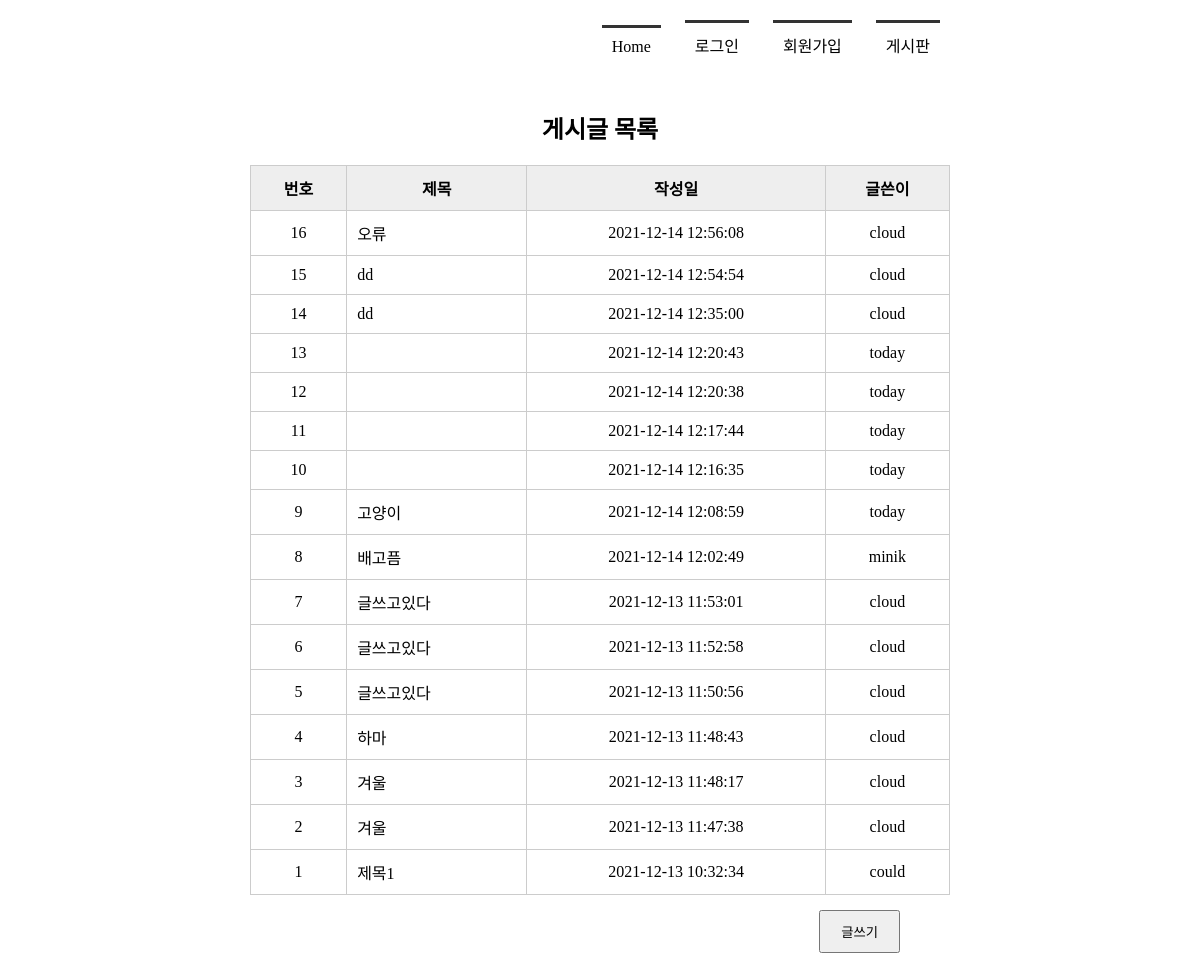
Page /boardlist/ on the committed database.
### tables this page shows
CREATE TABLE board(
    bno INTEGER PRIMARY KEY AUTOINCREMENT,
    title TEXT NOT NULL,
    content TEXT NOT NULL,
    create_date TIMESTAMP DATE DEFAULT (datetime('now', 'localtime')),
    mid CHAR(5) NOT NULL,
    FOREIGN KEY(mid) REFERENCES member(mid)
    
    );

### app.py (the view)
@app.route('/boardlist/')
def boardlist():
    conn = getconn()
    cur = conn.cursor()
    sql = "SELECT * FROM board ORDER BY bno DESC"
    cur.execute(sql)
    rs = cur.fetchall()
    print(rs)
    conn.close()
    return render_template('boardlist.html', rs=rs)

### app.py (called while the page is built)
def getconn():
    conn = sqlite3.connect('./memberdb.db')
    return conn

### templates/boardlist.html (shortened to what this page needs)
<!DOCTYPE html>
<html lang="en">
<head>
    <link rel="stylesheet" href="{{ url_for('static', filename='css/style.css') }}">
</head>
<body>
    <div id="container">
        {% include 'navbar.html' %}
        <section>
            <h1>게시글 목록</h1>
            <table class="tbl_bo_list">
                <tr>
                    <th>번호</th><th>제목</th><th>작성일</th><th>글쓴이</th>
                </tr>
                {% for i in rs %}
                <tr>
                    <td>{{ i[0] }}</td>
                    <td><a href="{{ url_for('board_view', bno=i[0] ) }}">{{ i[1] }}</a></td>
                    <td>{{ i[3] }}</td>
                    <td>{{ i[4] }}</td>
                </tr>
                {% endfor %}
            </table>
            <div class="btn_write">
                <input type="button" value="글쓰기" onclick="goWrite()">
            </div>
        </section>
    </div>
</body>
</html>

### static/css/style.css (style rules this page uses)
* { margin: 0; padding: 0; }
#container { width: 1000px; margin: 10px auto; }
section { text-align: center }
section table { width: 600px; margin: 0 auto; border-collapse:collapse }
section h1 { margin-bottom: 20px; }
section table, th, td { border: 1px solid #ccc; padding: 10px }
section table th { background-color: #eee }
section table a { color: #000; }
section .tbl_bo_list { width:700px; margin:0 auto; }
section .tbl_bo_list tr td:nth-child(2) { text-align:left; }
section .tbl_bo_list a { text-decoration:none; color:#000; }
section .btn_write { text-align: right; margin: 15px 200px; }
section .btn_write input { padding: 10px 20px; }

### rows in the picture
board: bno "16", title "오류", create_date "2021-12-14 12:56:08", mid "cloud"
board: bno "15", title "dd", create_date "2021-12-14 12:54:54", mid "cloud"
board: bno "14", title "dd", create_date "2021-12-14 12:35:00", mid "cloud"
board: bno "13", create_date "2021-12-14 12:20:43", mid "today"
board: bno "12", create_date "2021-12-14 12:20:38", mid "today"
board: bno "11", create_date "2021-12-14 12:17:44", mid "today"
board: bno "10", create_date "2021-12-14 12:16:35", mid "today"
board: bno "9", title "고양이", create_date "2021-12-14 12:08:59", mid "today"
board: bno "8", title "배고픔", create_date "2021-12-14 12:02:49", mid "minik"
board: bno "7", title "글쓰고있다", create_date "2021-12-13 11:53:01", mid "cloud"
board: bno "6", title "글쓰고있다", create_date "2021-12-13 11:52:58", mid "cloud"
board: bno "5", title "글쓰고있다", create_date "2021-12-13 11:50:56", mid "cloud"
board: bno "4", title "하마", create_date "2021-12-13 11:48:43", mid "cloud"
board: bno "3", title "겨울", create_date "2021-12-13 11:48:17", mid "cloud"
board: bno "2", title "겨울", create_date "2021-12-13 11:47:38", mid "cloud"
board: bno "1", title "제목1", create_date "2021-12-13 10:32:34", mid "could"
